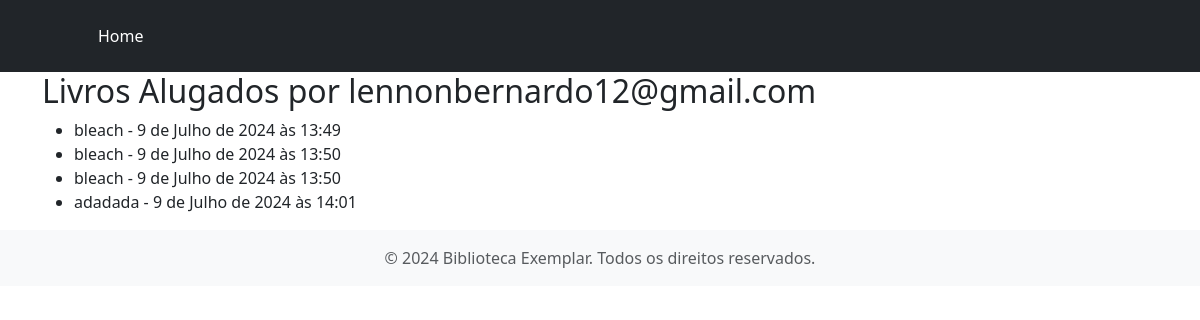
Page /contas/livros_alugados/ (signed in) on the committed database.
### contas/models.py (models this page shows)
class Aluguel(models.Model):
    usuario = models.ForeignKey(User, on_delete=models.CASCADE)
    livro = models.CharField(max_length=100)  # Aqui você pode ajustar conforme seu modelo de Livros
    data_aluguel = models.DateTimeField(default=timezone.now)

### contas/views.py (the view)
# urls.py: path('livros_alugados/', views.livros_alugados, name='livros_alugados'),
def livros_alugados(request):
    alugueis = Aluguel.objects.filter(usuario=request.user)
    return render(request, 'inicio/livros_alugados.html', {'alugueis': alugueis})

### templates/inicio/livros_alugados.html
{% extends 'inicio/base.html' %}
{% block content %}
<header class="p-3 bg-dark text-white">
    <div class="container">
        <div class="d-flex flex-wrap align-items-center justify-content-between">
            <a href="/" class="d-flex align-items-center mb-2 mb-lg-0 text-white text-decoration-none">
                <svg class="bi me-2" width="40" height="32" role="img" aria-label="Bootstrap">
                    <use xlink:href="#bootstrap"></use>
                </svg>
            </a>
            <ul class="nav col-12 col-lg-auto me-lg-auto mb-2 justify-content-center mb-md-0">
                <li><a href="{% url 'index' %}" class="nav-link px-2 text-white">Home</a></li>
            </ul>
</header>
<div class="container">
    <h2>Livros Alugados por {{ request.user.username }}</h2>
    <ul>
        {% for aluguel in alugueis %}
        <li>{{ aluguel.livro }} - {{ aluguel.data_aluguel }}</li>
        {% empty %}
        <li>Nenhum livro alugado.</li>
        {% endfor %}
    </ul>
</div>
{% endblock %}

### rows in the picture
Aluguel: livro "bleach", data_aluguel "9 de Julho de 2024 às 13:49"
Aluguel: livro "bleach", data_aluguel "9 de Julho de 2024 às 13:50"
Aluguel: livro "bleach", data_aluguel "9 de Julho de 2024 às 13:50"
Aluguel: livro "adadada", data_aluguel "9 de Julho de 2024 às 14:01"

### other values in the picture
{{ request.user.username }} "lennonbernardo12@gmail.com"
